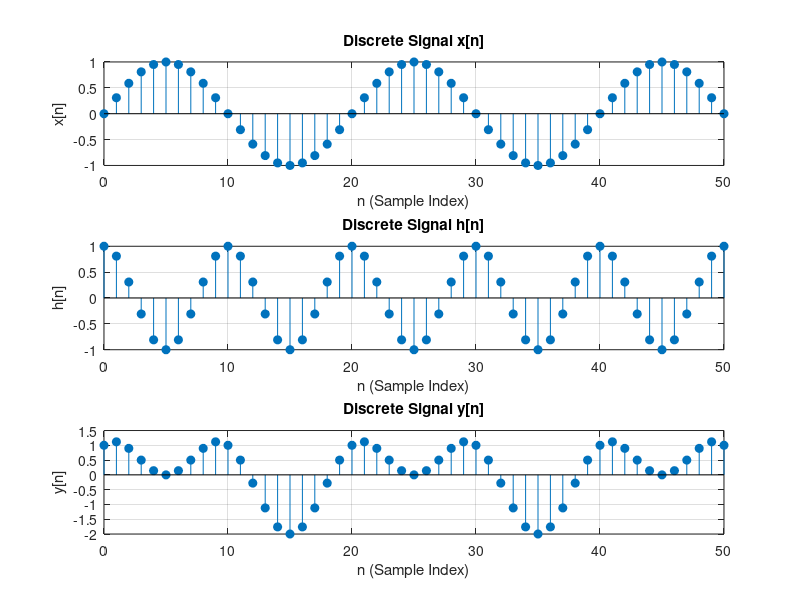

This figure's MATLAB source:
%% Signals and Systems Laboratory 3
%           Exercise 1
%           Discrete Signals

clear;
clc;

n = 0:50;   % Sample points
Ts = 1;     % Nyquist Period 
Tx = 20;
Th = 10;

x = sin(2*pi/Tx*n*Ts);      % omega = 2*pi/Tx | x[n] = x(tn) = x(nTs)
h = cos(2*pi/Th*n*Ts);      % omega = 2*pi/Th | h[n] = h(tn) = h(nTs)
y = x + h;

figure(1);
clf;
subplot(3,1,1);
stem(n,x,"filled");
title("Discrete Signal x[n]");
xlabel('n (Sample Index)');
ylabel('x[n]');
grid on;

subplot(3,1,2);
stem(n,h,"filled");
title("Discrete Signal h[n]");
xlabel('n (Sample Index)');
ylabel('h[n]');
grid on;

subplot(3,1,3);
stem(n,y,"filled");
title("Discrete Signal y[n]");
xlabel('n (Sample Index)');
ylabel('y[n]');
grid on;
